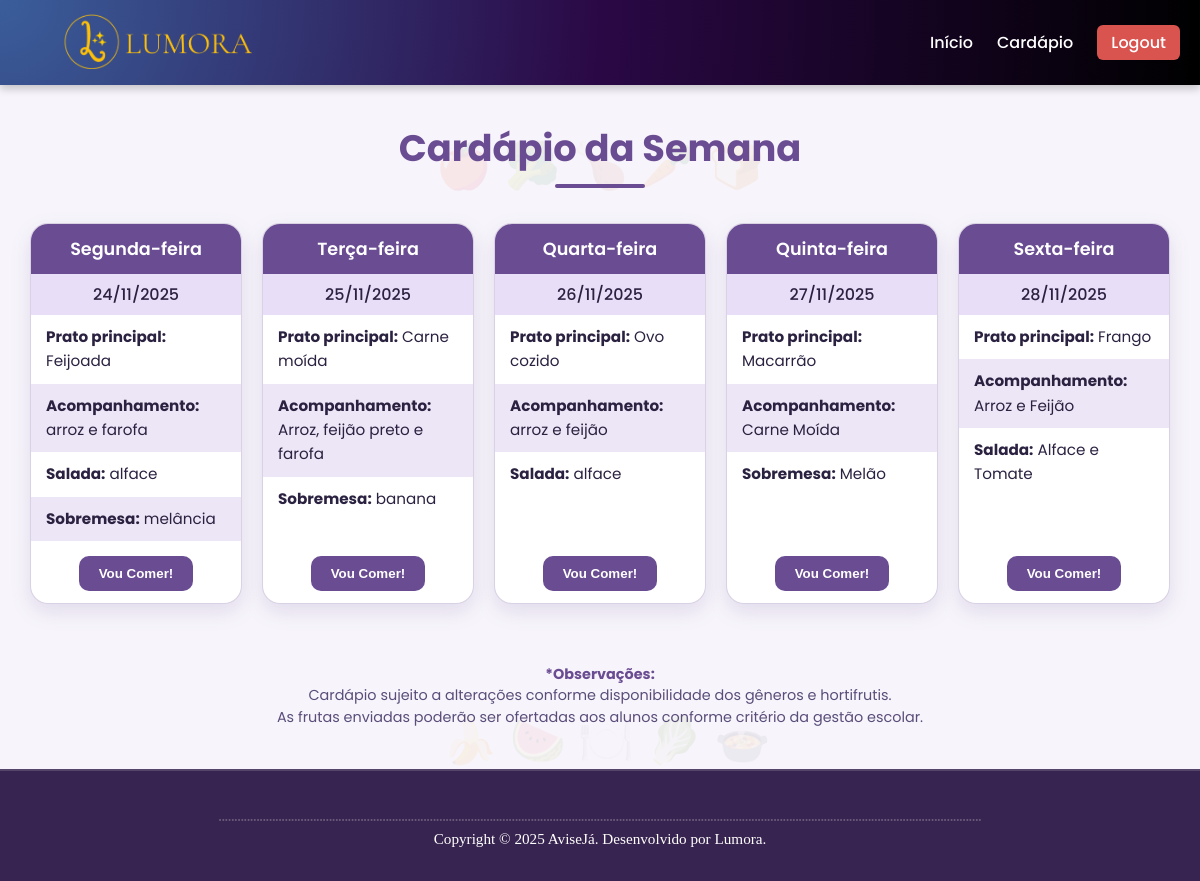
Before: /cardapio.php (signed in) with the older database file.
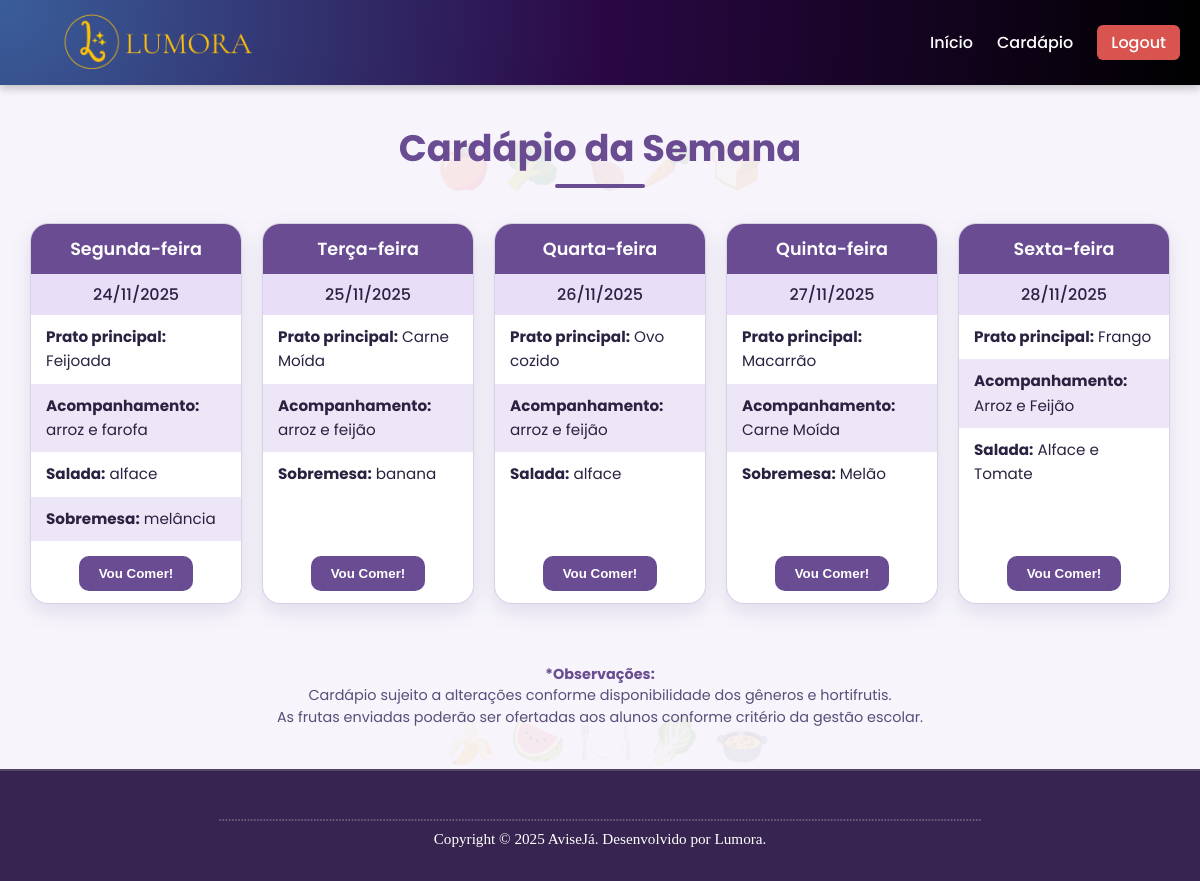
After: the same page with the newer database file.
### tables this page shows
CREATE TABLE IF NOT EXISTS `tb_cardapio` (
  `id` int NOT NULL AUTO_INCREMENT,
  `dia_semana` enum('Segunda-feira','Terça-feira','Quarta-feira','Quinta-feira','Sexta-feira') NOT NULL,
  `prato_principal` varchar(255) NOT NULL,
  `acompanhamento` varchar(255) DEFAULT NULL,
  `salada` varchar(255) DEFAULT NULL,
  `sobremesa` varchar(255) DEFAULT NULL,
  PRIMARY KEY (`id`)
);

### conexao/conexao.php (called while the page is built, shortened)
<?php
class BancodeDados {
    private $host = "localhost";
    private $user = "root";
    private $senha = "prof@3t3c";
    private $banco = "gestao_merenda";
	public function conecta(){
        $this->con = mysqli_connect($this->host, $this->user, $this->senha, $this->banco);
    }
}
?>

### cardapio.php (the view, shortened to what the changed rows need)
<?php
require_once('conexao/conexao.php');
$mysql = new BancodeDados();
$mysql->conecta();
$cardapioSemanal = [];
$sql = "SELECT * FROM tb_cardapio ORDER BY FIELD(dia_semana, 'Segunda-feira', 'Terça-feira', 'Quarta-feira', 'Quinta-feira', 'Sexta-feira')";
$query = mysqli_query($mysql->con, $sql);
while($row = mysqli_fetch_assoc($query)) {
    $cardapioSemanal[$row['dia_semana']][] = $row;
}
$confirmacoesFeitas = [];
if (isset($_SESSION['log']) && $_SESSION['log'] === 'ativo' && $_SESSION['nivel'] === 'aluno' && !empty($_SESSION['turno'])) {
    $mapaTabelas = [
        'Manhã' => 'tb_confirmacoes_manha',
        'Tarde' => 'tb_confirmacoes_tarde',
        'Noite' => 'tb_confirmacoes_noite'
    ];
    $tabela_confirmacao = $mapaTabelas[$_SESSION['turno']] ?? null;
    if ($tabela_confirmacao) {
        $id_usuario = $_SESSION['id'];
        $sql_confirmacoes = "SELECT data_confirmacao FROM `$tabela_confirmacao` WHERE id_usuario = ?";
        $stmt = mysqli_prepare($mysql->con, $sql_confirmacoes);
        mysqli_stmt_bind_param($stmt, "i", $id_usuario);
        mysqli_stmt_execute($stmt);
        $result = mysqli_stmt_get_result($stmt);
        while ($row = mysqli_fetch_assoc($result)) {
            $confirmacoesFeitas[] = $row['data_confirmacao'];
        }
    }
}
$diasSemanaMapa = [
    'Segunda-feira' => 'monday', 'Terça-feira' => 'tuesday',
    'Quarta-feira'  => 'wednesday', 'Quinta-feira' => 'thursday',
    'Sexta-feira'   => 'friday'
];
?>
<!DOCTYPE html>
<html lang="pt-br">
<head>
    <link rel="stylesheet" href="css/style.css">
    <link rel="stylesheet" href="css/CarCSS.css">
    <link rel="stylesheet" href="https://cdnjs.cloudflare.com/ajax/libs/font-awesome/6.0.0-beta3/css/all.min.css">
</head>
<body>
    <div id='main'>
        <h1 class="cardapio-titulo">Cardápio da Semana</h1>
        <div class="cardapio-container">
            <?php if (!empty($cardapioSemanal)): ?>
                <?php foreach ($cardapioSemanal as $dia => $pratos): ?>
                    <?php
                    $diaEmIngles = $diasSemanaMapa[$dia] ?? '';
                    $dataDoPrato = date('Y-m-d', strtotime("$diaEmIngles this week"));
                    $jaConfirmado = in_array($dataDoPrato, $confirmacoesFeitas);
                    ?>
                    <div class="card-dia">
                        <div class="dia-semana"><?php echo $dia; ?></div>
                        <div class="data"><?php echo date('d/m/Y', strtotime($dataDoPrato)); ?></div>
                        <div class="itens">
                            <?php foreach ($pratos as $prato): ?>
                                <p><strong>Prato principal:</strong> <?php echo htmlspecialchars($prato['prato_principal']); ?></p>
                                <?php if (!empty($prato['acompanhamento'])): ?>
                                    <p><strong>Acompanhamento:</strong> <?php echo htmlspecialchars($prato['acompanhamento']); ?></p>
                                <?php endif; ?>
                                <?php if (!empty($prato['salada'])): ?>
                                    <p><strong>Salada:</strong> <?php echo htmlspecialchars($prato['salada']); ?></p>
                                <?php endif; ?>
                                <?php if (!empty($prato['sobremesa'])): ?>
                                    <p><strong>Sobremesa:</strong> <?php echo htmlspecialchars($prato['sobremesa']); ?></p>
                                <?php endif; ?>
                            <?php endforeach; ?>
                        </div>
                        <?php if (isset($_SESSION['log']) && $_SESSION['log'] === 'ativo' && $_SESSION['nivel'] === 'aluno'): ?>
                            <div class="confirmar-container">
                                <?php if ($jaConfirmado): ?>
                                    <button type="button" class="btn-cardapio btn-confirmar-tamanho btn-confirmado" disabled>Confirmado</button>
                                <?php else: ?>
                                    <form action="processar_confirmacao.php" method="post" style="margin: 0;">
                                        <button type="submit" class="btn-cardapio btn-confirmar-tamanho">Vou Comer!</button>
                                    </form>
                                <?php endif; ?>
                            </div>
                        <?php endif; ?>
                    </div>
                <?php endforeach; ?>
            <?php else: ?>
                <div class="cardapio-vazio">
                    <p>O cardápio da semana ainda não foi cadastrado.</p>
                </div>
            <?php endif; ?>
        </div>
    </div>
</body>
</html>

Changed rows visible on the page:
removed tb_cardapio: prato_principal "Carne moída", acompanhamento "Arroz, feijão preto e farofa", sobremesa "banana", shown under "Terça-feira"
added tb_cardapio: prato_principal "Carne Moída", acompanhamento "arroz e feijão", sobremesa "banana", shown under "Terça-feira"
